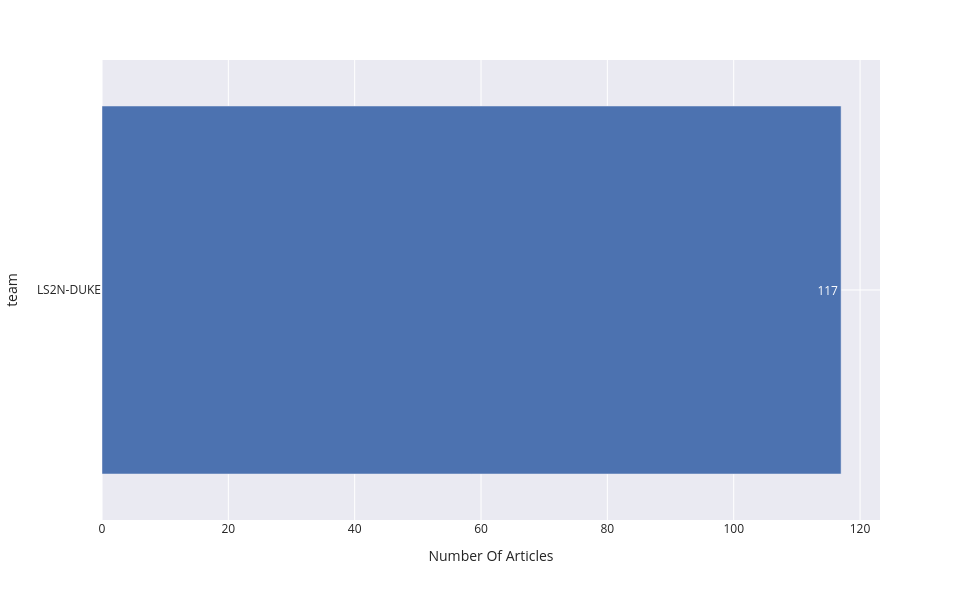

The code cell stored with this chart in its notebook:
### Code cell
fig = px.bar(
    data_frame = data[teams]
        .sum()
        .reset_index()
        .rename(columns = { "index" : "team", 0 : "Number Of Articles" })
        .sort_values(by = "Number Of Articles"),
    y = "Team",
    x = "Number Of Articles",
    text = "Number Of Articles",
    width = 960,
    height = 600
)

save_fig(fig, 'teams_distribution.svg')
fig.show()

### Figure 1 — Plotly figure (JSON) as saved in the notebook; plotly's stock layout.template omitted (floating-point values rounded to 4 significant figures)
{"data": [{"hovertemplate": "Number Of Articles=%{text}<br>team=%{y}<extra></extra>", "legendgroup": "", "marker": {"color": "rgb(76,114,176)", "pattern": {"shape": ""}}, "name": "", "orientation": "h", "showlegend": false, "text": [117.0], "textposition": "auto", "type": "bar", "x": [117], "xaxis": "x", "y": ["LS2N-DUKE"], "yaxis": "y"}], "layout": {"barmode": "relative", "height": 600, "legend": {"tracegroupgap": 0}, "margin": {"t": 60}, "width": 960, "xaxis": {"anchor": "y", "domain": [0, 1], "title": {"text": "Number Of Articles"}}, "yaxis": {"anchor": "x", "domain": [0, 1], "title": {"text": "team"}}}}
